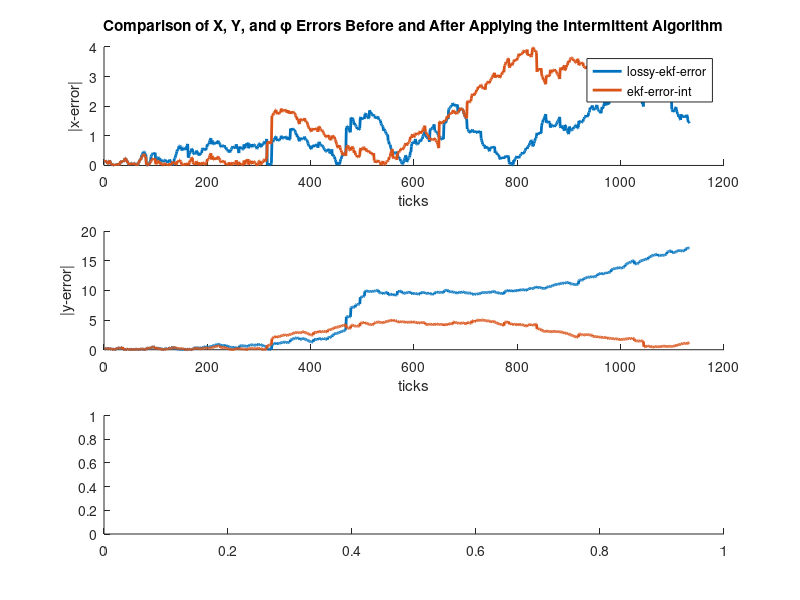

The MATLAB script that drew this image: (Note: this script raises an error after producing the figure.)
close all;
clear;
clc;

% 定义常量
dataset_name = 'm3';
specific_run = 'm3_p04';

% 原始随机丢包数据集
loss_data = load('SLAM_Error_Data.mat');
e_ekf = loss_data.(dataset_name).e_ekf.(specific_run);
ekf_eN2 = loss_data.(dataset_name).ekf_eN2.(specific_run);

% 修改KF算法的丢包数据集
intermittent_data = load('Int_SLAM_Error_Data.mat');
e_ekf_int = intermittent_data.(dataset_name).e_ekf.(specific_run);
ekf_int_eN2 = intermittent_data.(dataset_name).ekf_eN2.(specific_run);


length = size(e_ekf_int,2);

%% 创建误差图形
fig1 = figure;
hold on
ticks = 1:1:length;

% 绘制x方向的误差
subplot(3,1,1)
hold on
plot(ticks,e_ekf(1,:),'linewidth',2);
plot(ticks,e_ekf_int(1,:),'linewidth',2);
xlabel("ticks")
ylabel("|x-error|")
legend('lossy-ekf-error','ekf-error-int');
title("Comparison of X, Y, and φ Errors Before and After Applying the Intermittent Algorithm");

% 绘制y方向的误差
subplot(3,1,2)
hold on
plot(ticks,e_ekf(2,:),'linewidth',2);
plot(ticks,e_ekf_int(2,:),'linewidth',2);
xlabel("ticks")
ylabel("|y-error|")


% 绘制角度的误差
subplot(3,1,3)
hold on
plot(ticks,pi_to_pi(e_ekf(3,:)),'linewidth',2);
plot(ticks,pi_to_pi(e_ekf_int(3,:)),'linewidth',2);
xlabel("ticks")
ylabel("|\phi-error|")
hold off

%% 绘制总误差
fig2 = figure;
hold on
plot(ticks,ekf_eN2,'linewidth',2);
plot(ticks,ekf_int_eN2,'linewidth',2);
xlabel("ticks")
ylabel("error")
legend('lossy-ekf-error','ekf-error-int');
title("Comparison of Error Norm whether Applying the Intermittent Algorithm");


%% 箱型图
fig3 = figure;
% 将两个误差范数数据集组合到一个矩阵中
combined_errors = [ekf_eN2(:) ekf_int_eN2(:)];
% 创建一个用于标识数据集的组向量
group = [ones(size(ekf_eN2(:))); 2 * ones(size(ekf_int_eN2(:)))];
% 生成箱型图
boxplot(combined_errors, group, 'Labels', {'EKF without Intermittent', 'EKF with Intermittent'}, 'Whisker', 2);
title('Boxplot Comparison of Error Norms whether Applying the Intermittent Algorithm');
ylabel('Error Norm');
xlabel('EKF Implementation');
% 展示图形
hold off

%% 打印误差范数数据
% 计算统计数据
mean_error_norm = mean(ekf_eN2);
std_error_norm = std(ekf_eN2);
max_error_norm = max(ekf_eN2);

% % Output results
% fprintf('Before interruption:\n');
% fprintf('Average error norm: %f\n', mean_error_norm);
% fprintf('Standard deviation of error norm: %f\n', std_error_norm);
% fprintf('Maximum error norm: %f\n\n', max_error_norm);

% Calculate statistics
mean_error_norm_int = mean(ekf_int_eN2);
std_error_norm_int = std(ekf_int_eN2);
max_error_norm_int = max(ekf_int_eN2);

% % Output results
% fprintf('After interruption:\n');
% fprintf('Average error norm: %f\n', mean_error_norm_int);
% fprintf('Standard deviation of error norm: %f\n', std_error_norm_int);
% fprintf('Maximum error norm: %f\n', max_error_norm_int);

disp(' ');
disp('----------------------------------------------------------------------');
fprintf('|                          %s                                    |\n', specific_run);
disp('----------------------------------------------------------------------');
disp('|                          | Before Intermittent | After Intermittent |');
disp('|---------------------------------------------------------------------|');
fprintf('| Average Error Norm       |  %18.4f |  %17.4f |\n', mean_error_norm, mean_error_norm_int);
fprintf('| Error Norm Std Dev       |  %18.4f |  %17.4f |\n', std_error_norm, std_error_norm_int);
fprintf('| Maximum Error Norm       |  %18.4f |  %17.4f |\n', max_error_norm, max_error_norm_int);
disp('----------------------------------------------------------------------');


improvement_rate_mean = ((mean_error_norm - mean_error_norm_int) / mean_error_norm) * 100;
improvement_rate_std = ((std_error_norm - std_error_norm_int) / std_error_norm) * 100;
improvement_rate_max = ((max_error_norm - max_error_norm_int) / max_error_norm) * 100;

disp(['Average error norm improvement rate: ', num2str(improvement_rate_mean), '%']);
disp(['Error norm standard deviation improvement rate: ', num2str(improvement_rate_std), '%']);
disp(['Maximum error norm improvement rate: ', num2str(improvement_rate_max), '%']);

%% 保存数据
% % 定义保存图片和文本的文件夹路径
% saveFolderPath = fullfile('C:\Users\Microsoft微软\Desktop\Thesis\SLAM\EKF_SLAM-master\pictrues\Intermittent algorithm comparison\m2\', 'p03');
% if ~exist(saveFolderPath, 'dir')
%     mkdir(saveFolderPath); % 如果文件夹不存在，则创建文件夹
% end
% 
% % 定义保存图形的文件名（基于特定运行）
% fig1Filename = fullfile(saveFolderPath, 'Comparison_X_Y_phi_Errors.fig');
% fig2Filename = fullfile(saveFolderPath, 'Comparison_Error_Norm.fig');
% fig3Filename = fullfile(saveFolderPath, 'Boxplot_Comparison_Error_Norms.fig');
% 
% % 保存图形
% savefig(fig1, fig1Filename);
% savefig(fig2, fig2Filename);
% savefig(fig3, fig3Filename);
% 
% % 定义保存文本信息的文件名
% textFilename = fullfile(saveFolderPath, 'Error_Statistics.txt');
% 
% % 打开文件用于写入
% fileID = fopen(textFilename, 'w');
% 
% % 写入文本信息
% fprintf(fileID, '----------------------------------------------------------------------\n');
% fprintf(fileID, '|                                 %s                                    |\n', specific_run);
% fprintf(fileID, '----------------------------------------------------------------------\n');
% fprintf(fileID, '|                                 | Before Intermittent | After Intermittent |\n');
% fprintf(fileID, '|---------------------------------------------------------------------|\n');
% fprintf(fileID, '| Average Error Norm      |  %18.4f |  %17.4f |\n', mean_error_norm, mean_error_norm_int);
% fprintf(fileID, '| Error Norm Std Dev       |  %18.4f |  %17.4f |\n', std_error_norm, std_error_norm_int);
% fprintf(fileID, '| Maximum Error Norm   |  %18.4f |  %17.4f |\n', max_error_norm, max_error_norm_int);
% fprintf(fileID, '----------------------------------------------------------------------\n\n');
% 
% fprintf(fileID, 'Average error norm improvement rate: %0.2f%%\n', improvement_rate_mean);
% fprintf(fileID, 'Error norm standard deviation improvement rate: %0.2f%%\n', improvement_rate_std);
% fprintf(fileID, 'Maximum error norm improvement rate: %0.2f%%\n', improvement_rate_max);
% 
% % 关闭文件
% fclose(fileID);
